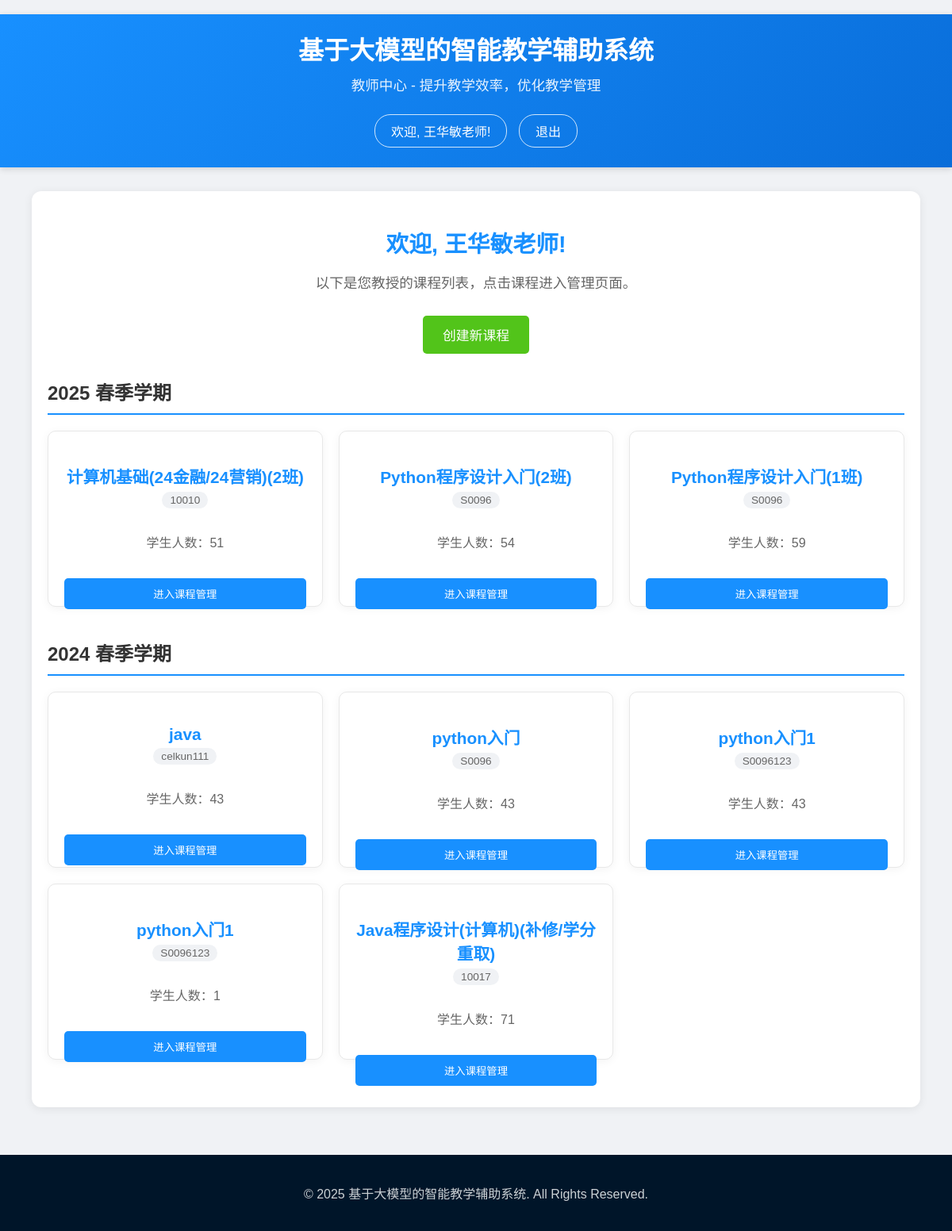
The app's page / (signed in) with its own data.
### wang/models/course.py (models this page shows, shortened)
class Course(db.Model):
    __tablename__ = 'course'
    id = db.Column(db.Integer, primary_key=True, autoincrement=True)
    name = db.Column(db.String(100), nullable=False)
    teacher_id = db.Column(db.Integer, db.ForeignKey('user.id'), nullable=False)
    semester = db.Column(db.String, nullable=False)  # 开课学期
    description = db.Column(db.Text)
    code = db.Column(db.String(10), nullable=False)
    teacher = db.relationship('User', backref='courses')
    course_students = db.relationship('Course_Students',  back_populates='course')

### app.py (the view)
    @app.route('/')
    def hello_world():
        if "logged_in" not in session or session["logged_in"] == False:
            return render_template('index.html')
        else:  # 如果session中登录状态为true，说明是已经登录过了，返回loginHandle函数处理
            return loginHandle()

### templates/wang/teacher_profile.html (shortened to what this page needs)
﻿<!DOCTYPE html>
<html lang="zh-CN">
<head>
</head>
<body>
<header>
    <h1>基于大模型的智能教学辅助系统</h1>
    <p>教师中心 - 提升教学效率，优化教学管理</p>
    <div class="login-status">
        <span>欢迎, {{ session['user_name'] }}老师!</span>
        <span><a href="/logout" onclick="return confirm('确定要退出吗？')">退出</a></span>
    </div>
</header>
<div class="container">
    <div class="welcome-section">
        <h2>欢迎, {{ session['user_name'] }}老师!</h2>
        <p>以下是您教授的课程列表，点击课程进入管理页面。</p>
    </div>
    <div class="create-course">
        <button onclick="location.href='/create_course'">创建新课程</button>
    </div>
    {% for semester_raw, courses_in_semester in courses|groupby('semester')|sort(reverse=True) %}
        {% set semester_parts = semester_raw.split('-') if '-' in semester_raw else semester_raw.split() %}
        {% set semester_year = semester_parts[0] if semester_parts|length > 0 else '' %}
        {% set semester_term = semester_parts[1].capitalize() if semester_parts|length > 1 else semester_raw %}
        {% set semester_display = {
            'Spring': '春季学期',
            'Summer': '夏季学期',
            'Fall': '秋季学期',
            'Winter': '冬季学期'
        }.get(semester_term, '') %}
        {% if semester_display %}
            {% set semester_name = semester_year + ' ' + semester_display %}
        {% else %}
            {% set semester_name = semester_raw %}
        {% endif %}
        <div class="semester-section">
            <h2 class="semester-heading">{{ semester_name }}</h2>
            <div class="course-grid">
                {% for course in courses_in_semester %}
                <div class="course-card">
                    <div class="course-header">
                        <h3>{{ course.name }}</h3>
                        <span class="course-code">{{ course.code }}</span>
                    </div>
                    <div class="course-info">
                        <p>学生人数：{{ course.course_students|length }}</p>
                    </div>
                    <button onclick="location.href='/course_manage/{{ course.id }}'">进入课程管理</button>
                </div>
                {% endfor %}
            </div>
        </div>
    {% endfor %}
</div>
<footer>
    <p>&copy; 2025 基于大模型的智能教学辅助系统. All Rights Reserved.</p>
</footer>
</body>
</html>

### templates/wang/teacher_profile.html (style rules this page uses)
body { font-family: 'Microsoft YaHei', sans-serif; background-color: #f0f2f5; margin: 0; padding: 0; min-height: 100vh; display: flex; flex-direction: column; justify-content: space-between; }
header { background: linear-gradient(135deg, #1890ff, #096dd9); color: white; text-align: center; padding: 20px; box-shadow: 0 2px 8px rgba(0, 0, 0, 0.15); position: relative; }
header h1 { margin: 0; font-size: 2em; font-weight: bold; }
header p { margin: 10px 0; font-size: 1.1em; opacity: 0.9; }
.login-status { margin-top: 20px; }
.login-status span { color: white; padding: 8px 20px; border: 1px solid rgba(255, 255, 255, 0.8); border-radius: 20px; margin: 5px; display: inline-block; }
.login-status a { color: #fff; text-decoration: none; transition: color 0.3s; }
.container { flex: 1; width: 90%; max-width: 1200px; margin: 30px auto; padding: 20px; background: white; border-radius: 12px; box-shadow: 0 2px 12px rgba(0, 0, 0, 0.08); position: relative; }
.welcome-section { text-align: center; margin-bottom: 30px; }
.welcome-section h2 { color: #1890ff; font-size: 1.8em; margin-bottom: 10px; }
.welcome-section p { color: #666; font-size: 1.1em; }
.semester-section { margin-bottom: 40px; }
.semester-heading { color: #333; border-bottom: 2px solid #1890ff; padding-bottom: 10px; margin-top: 30px; margin-bottom: 20px; }
.course-grid { display: grid; grid-template-columns: repeat(auto-fill, minmax(280px, 1fr)); gap: 20px; margin-top: 20px; }
.course-card { background: #fff; padding: 20px; border-radius: 10px; border: 1px solid #e8e8e8; transition: all 0.3s ease; box-shadow: 0 2px 12px rgba(0, 0, 0, 0.05); text-align: center; display: flex; flex-direction: column; justify-content: space-between; height: 180px; }
.course-header { margin-bottom: 15px; }
.course-header h3 { color: #1890ff; margin-bottom: 5px; font-size: 1.3em; }
.course-code { display: inline-block; background-color: #f0f2f5; padding: 3px 10px; border-radius: 15px; font-size: 0.85em; color: #666; }
.course-info { color: #666; line-height: 1.6; margin-bottom: 15px; }
.course-card button { background: #1890ff; color: white; border: none; padding: 10px 20px; border-radius: 5px; cursor: pointer; transition: all 0.3s ease; font-weight: 500; }
.create-course { text-align: center; margin: 30px 0; }
.create-course button { background: #52c41a; color: white; border: none; padding: 12px 25px; border-radius: 5px; cursor: pointer; transition: all 0.3s ease; font-size: 1.05em; font-weight: 500; }
footer { background-color: #001529; color: rgba(255, 255, 255, 0.8); text-align: center; padding: 20px 0; margin-top: 30px; }

### records on screen
Course: semester_name "2025 春季学期", name "计算机基础(24金融/24营销)(2班)", code "10010", course_students|length "51"
Course: name "Python程序设计入门(2班)", code "S0096", course_students|length "54"
Course: name "Python程序设计入门(1班)", code "S0096", course_students|length "59"
Course: semester_name "2024 春季学期", name "java", code "celkun111", course_students|length "43"
Course: name "python入门", code "S0096", course_students|length "43"
Course: name "python入门1", code "S0096123", course_students|length "43"
Course: name "python入门1", code "S0096123", course_students|length "1"
Course: name "Java程序设计(计算机)(补修/学分重取)", code "10017", course_students|length "71"

### other values on screen
{{ session['user_name'] }} "王华敏"
